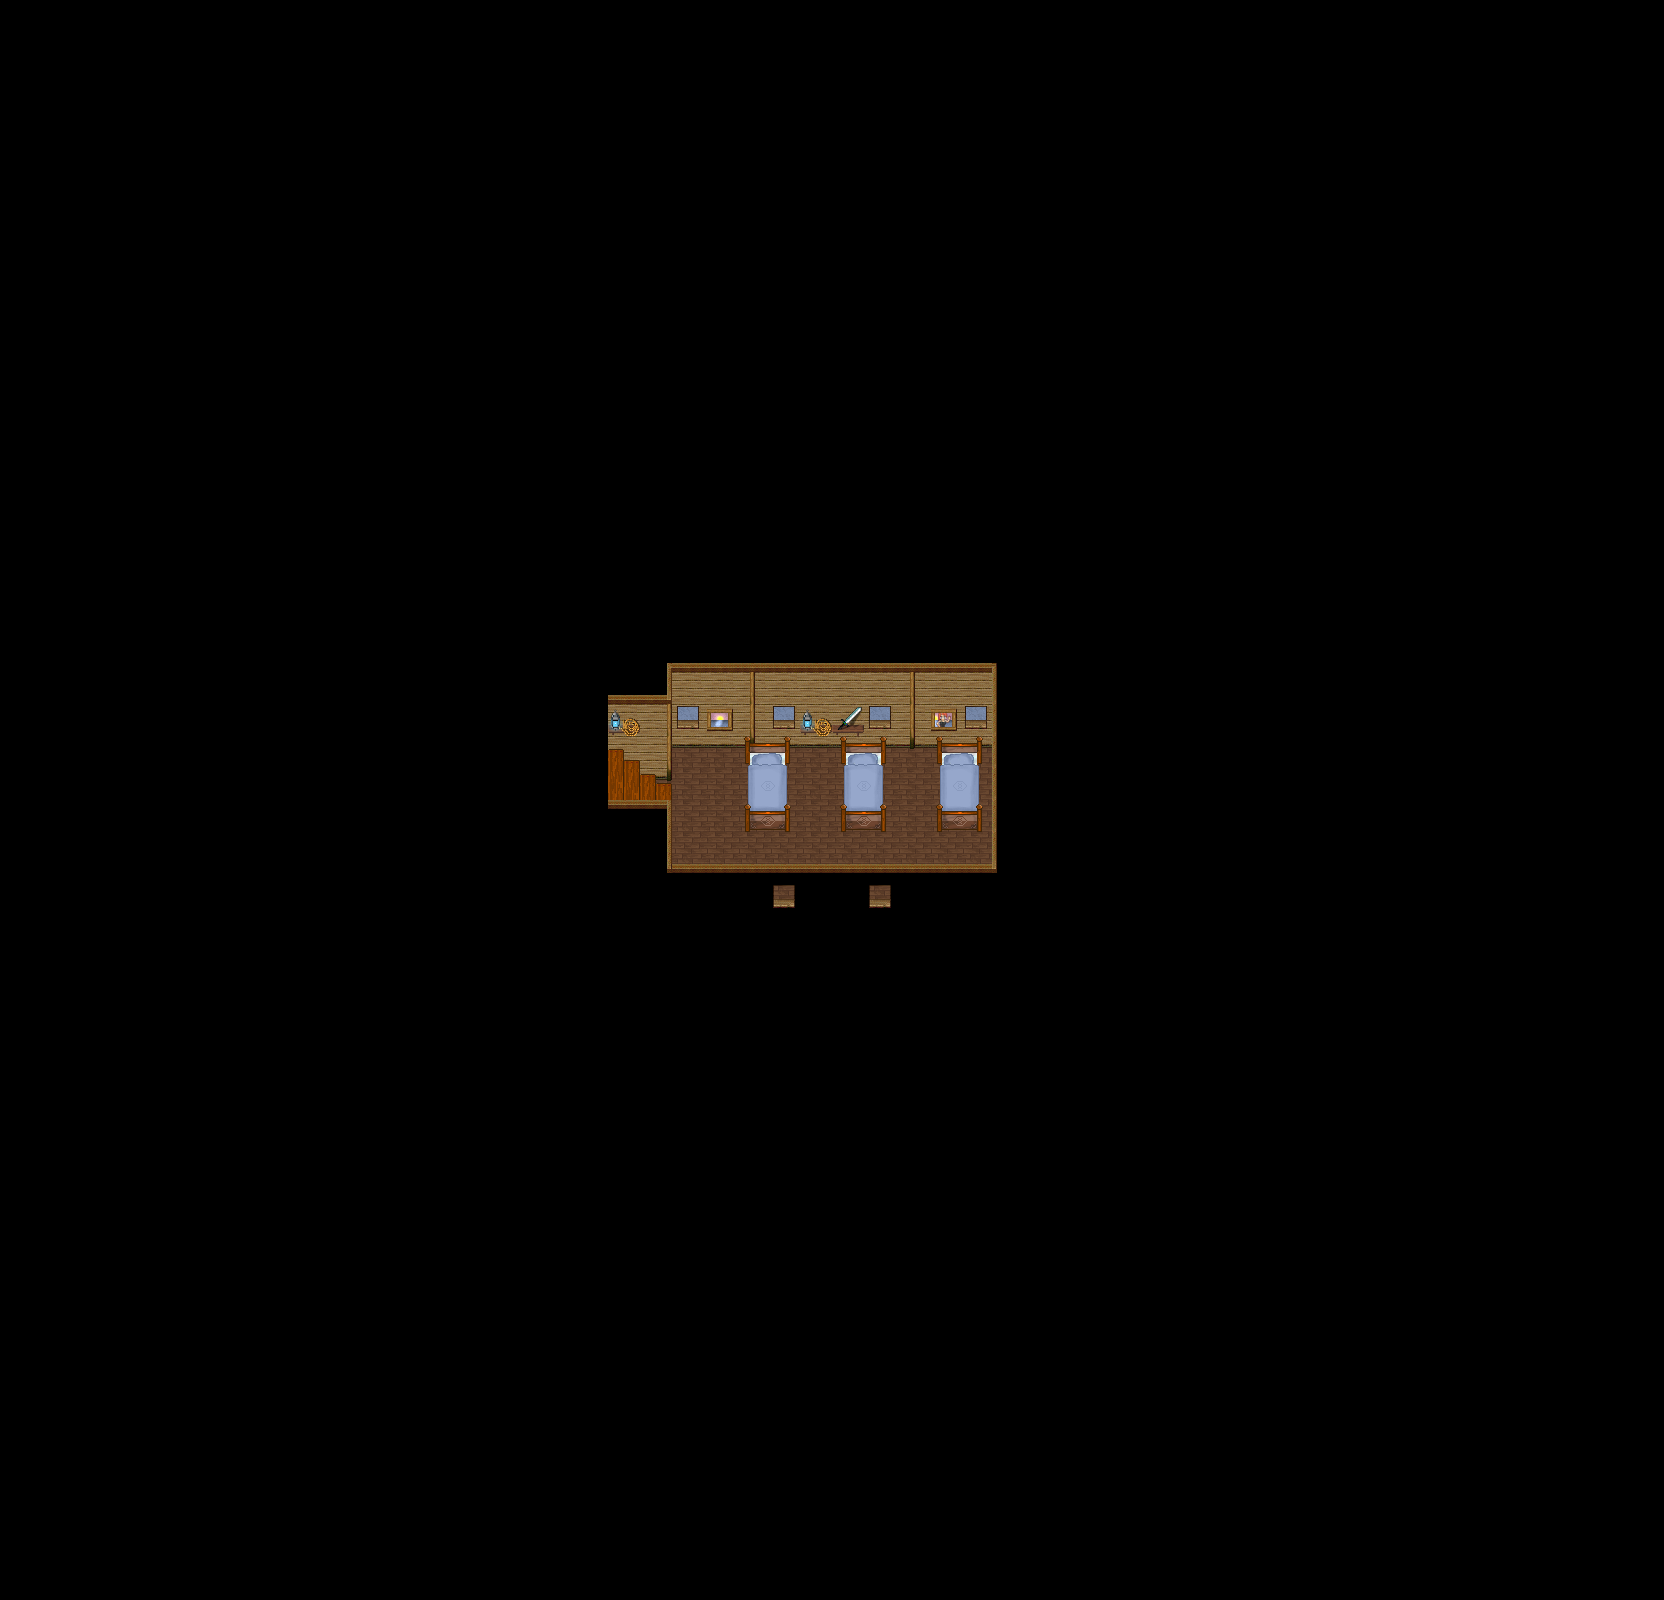

This is a level from a 2D game, rendered from its Tiled map with the project's own tilesets. A one-line summary and the map file follow, with tile-layer data summarised:
An orthogonal 52x50 tile map with 32x32 px tiles, 4 tile layers (ground, ground2, fringe, top), 1 hidden layer not drawn, 6 tilesets and 4 objects (2x Margem, -warp, spawn).

<map version="1.0" orientation="orthogonal" width="52" height="50" tilewidth="32" tileheight="32">
 <properties>
  <property name="-background0image" value="graphics/images/ambient/water.png" />
  <property name="-background0parallax" value="1.0" />
  <property name="-background0scrollX" value="-1.5" />
  <property name="-background0scrollY" value="0.0" />
  <property name="name" value="Navio - Quarto dos Marujos" />
 </properties>
 <tileset firstgid="1" name="collision" tilewidth="32" tileheight="32">
  <image source="../graphics/tiles/collision.png" width="64" height="32" />
 </tileset>
 <tileset firstgid="3" name="sprite_agua" tilewidth="32" tileheight="32">
  <image source="../graphics/tiles/sprite_agua.png" width="512" height="64" />
  <tile id="0">
   <properties>
    <property name="animation-delay0" value="1" />
    <property name="animation-delay1" value="1" />
    <property name="animation-delay2" value="1" />
    <property name="animation-delay3" value="1" />
    <property name="animation-delay4" value="1" />
    <property name="animation-delay5" value="1" />
    <property name="animation-delay6" value="1" />
    <property name="animation-delay7" value="1" />
    <property name="animation-delay8" value="1" />
    <property name="animation-delay9" value="1" />
    <property name="animation-delay10" value="1" />
    <property name="animation-delay11" value="1" />
    <property name="animation-delay12" value="1" />
    <property name="animation-delay13" value="1" />
    <property name="animation-delay14" value="1" />
    <property name="animation-delay15" value="1" />
    <property name="animation-delay16" value="1" />
    <property name="animation-delay17" value="1" />
    <property name="animation-delay18" value="1" />
    <property name="animation-delay19" value="1" />
    <property name="animation-delay20" value="1" />
    <property name="animation-delay21" value="1" />
    <property name="animation-delay22" value="1" />
    <property name="animation-delay23" value="1" />
    <property name="animation-delay24" value="1" />
    <property name="animation-delay25" value="1" />
    <property name="animation-delay26" value="1" />
    <property name="animation-delay27" value="1" />
    <property name="animation-delay28" value="1" />
    <property name="animation-delay29" value="1" />
    <property name="animation-delay30" value="1" />
    <property name="animation-delay31" value="1" />
    <property name="animation-frame0" value="0" />
    <property name="animation-frame1" value="1" />
    <property name="animation-frame2" value="2" />
    <property name="animation-frame3" value="3" />
    <property name="animation-frame4" value="4" />
    <property name="animation-frame5" value="5" />
    <property name="animation-frame6" value="6" />
    <property name="animation-frame7" value="7" />
    <property name="animation-frame8" value="8" />
    <property name="animation-frame9" value="9" />
    <property name="animation-frame10" value="10" />
    <property name="animation-frame11" value="11" />
    <property name="animation-frame12" value="12" />
    <property name="animation-frame13" value="13" />
    <property name="animation-frame14" value="14" />
    <property name="animation-frame15" value="15" />
    <property name="animation-frame16" value="16" />
    <property name="animation-frame17" value="17" />
    <property name="animation-frame18" value="18" />
    <property name="animation-frame19" value="19" />
    <property name="animation-frame20" value="20" />
    <property name="animation-frame21" value="21" />
    <property name="animation-frame22" value="22" />
    <property name="animation-frame23" value="23" />
    <property name="animation-frame24" value="24" />
    <property name="animation-frame25" value="25" />
    <property name="animation-frame26" value="26" />
    <property name="animation-frame27" value="27" />
    <property name="animation-frame28" value="28" />
    <property name="animation-frame29" value="29" />
    <property name="animation-frame30" value="30" />
    <property name="animation-frame31" value="31" />
   </properties>
  </tile>
 </tileset>
 <tileset firstgid="35" name="cabana_in_teto" tilewidth="32" tileheight="32">
  <image source="../graphics/tiles/cabana_in_teto.png" width="256" height="160" />
 </tileset>
 <tileset firstgid="75" name="navio-br-interno" tilewidth="32" tileheight="32">
  <image source="../graphics/tiles/navio-br-interno.png" width="320" height="224" />
 </tileset>
 <tileset firstgid="145" name="inn" tilewidth="32" tileheight="32">
  <image source="../graphics/tiles/inn.png" width="512" height="512" />
 </tileset>
 <tileset firstgid="401" name="escada_madeira" tilewidth="32" tileheight="32">
  <image source="../graphics/tiles/escada_madeira.png" width="224" height="256" />
 </tileset>
 <layer name="ground" width="52" height="50">
  <data>[2600 cells, 2584 non-empty, 3 distinct tile ids]</data>
 </layer>
 <layer name="ground2" width="52" height="50">
  <data>[2600 cells, 36 non-empty, 11 distinct tile ids]</data>
 </layer>
 <layer name="fringe" width="52" height="50">
  <data>[2600 cells, 25 non-empty, 13 distinct tile ids]</data>
 </layer>
 <layer name="top" width="52" height="50">
  <data>[2600 cells, 48 non-empty, 13 distinct tile ids]</data>
 </layer>
 <layer name="collision" width="52" height="50" visible="0">
  <data>[2600 cells, 2555 non-empty, 1 distinct tile ids]</data>
 </layer>
 <objectgroup name="object" width="52" height="50">
  <object name="Margem" x="0" y="0" width="640" height="640" />
  <object name="Margem" x="1024" y="960" width="640" height="640" />
  <object name="paraFora" type="-warp" x="608" y="768" width="32" height="32">
   <properties>
    <property name="dest_map" value="navio" />
    <property name="dest_x" value="768" />
    <property name="dest_y" value="832" />
   </properties>
  </object>
  <object name="Rato(2)" type="spawn" x="672" y="736" width="320" height="128">
   <properties>
    <property name="max_beings" value="2" />
    <property name="monster_id" value="321" />
   </properties>
  </object>
 </objectgroup>
</map>
